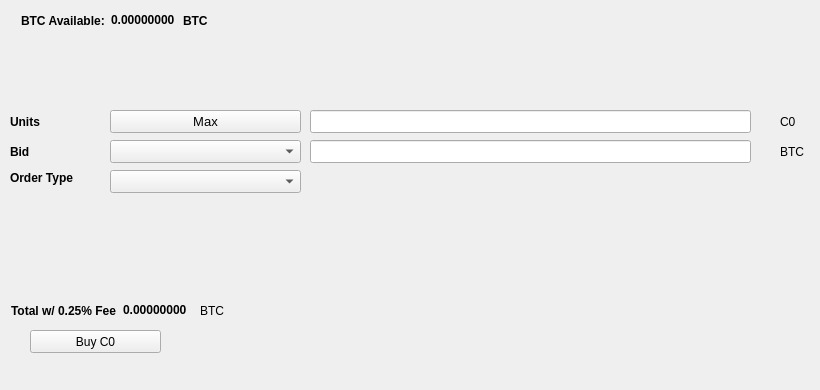
   <widget class="QWidget" name="BuyTab">
    <attribute name="title">
     <string>Buy</string>
    </attribute>
    <widget class="QPushButton" name="BuyC0">
     <property name="geometry">
      <rect>
       <x>30</x>
       <y>330</y>
       <width>131</width>
       <height>23</height>
      </rect>
     </property>
     <property name="text">
      <string>Buy C0</string>
     </property>
     <property name="icon">
      <iconset resource="../carbonzero.qrc">
       <normaloff>:/icons/bitcoin</normaloff>:/icons/bitcoin</iconset>
     </property>
    </widget>
    <widget class="QLabel" name="label_3">
     <property name="geometry">
      <rect>
       <x>10</x>
       <y>110</y>
       <width>46</width>
       <height>23</height>
      </rect>
     </property>
     <property name="font">
      <font>
       <weight>75</weight>
       <bold>true</bold>
      </font>
     </property>
     <property name="text">
      <string>Units</string>
     </property>
    </widget>
    <widget class="QLineEdit" name="UnitsInput">
     <property name="geometry">
      <rect>
       <x>310</x>
       <y>110</y>
       <width>441</width>
       <height>23</height>
      </rect>
     </property>
     <property name="font">
      <font>
       <pointsize>9</pointsize>
       <weight>75</weight>
       <bold>true</bold>
      </font>
     </property>
    </widget>
    <widget class="QLineEdit" name="BuyBidPriceEdit">
     <property name="geometry">
      <rect>
       <x>310</x>
       <y>140</y>
       <width>441</width>
       <height>23</height>
      </rect>
     </property>
     <property name="font">
      <font>
       <pointsize>9</pointsize>
       <weight>75</weight>
       <bold>true</bold>
      </font>
     </property>
    </widget>
    <widget class="QLabel" name="label_4">
     <property name="geometry">
      <rect>
       <x>780</x>
       <y>110</y>
       <width>31</width>
       <height>23</height>
      </rect>
     </property>
     <property name="text">
      <string>C0</string>
     </property>
    </widget>
    <widget class="QLabel" name="label_5">
     <property name="geometry">
      <rect>
       <x>780</x>
       <y>140</y>
       <width>31</width>
       <height>23</height>
      </rect>
     </property>
     <property name="text">
      <string>BTC</string>
     </property>
    </widget>
    <widget class="QLabel" name="label_6">
     <property name="geometry">
      <rect>
       <x>10</x>
       <y>140</y>
       <width>46</width>
       <height>23</height>
      </rect>
     </property>
     <property name="font">
      <font>
       <weight>75</weight>
       <bold>true</bold>
      </font>
     </property>
     <property name="text">
      <string>Bid</string>
     </property>
    </widget>
    <widget class="QLabel" name="label_7">
     <property name="geometry">
      <rect>
       <x>10</x>
       <y>170</y>
       <width>91</width>
       <height>16</height>
      </rect>
     </property>
     <property name="font">
      <font>
       <weight>75</weight>
       <bold>true</bold>
      </font>
     </property>
     <property name="text">
      <string>Order Type</string>
     </property>
    </widget>
    <widget class="QPushButton" name="Buy_Max_Amount">
     <property name="geometry">
      <rect>
       <x>110</x>
       <y>110</y>
       <width>191</width>
       <height>23</height>
      </rect>
     </property>
     <property name="font">
      <font>
       <pointsize>10</pointsize>
      </font>
     </property>
     <property name="text">
      <string>Max</string>
     </property>
    </widget>
    <widget class="QComboBox" name="BuyBidcomboBox">
     <property name="geometry">
      <rect>
       <x>110</x>
       <y>140</y>
       <width>191</width>
       <height>23</height>
      </rect>
     </property>
     <property name="font">
      <font>
       <pointsize>10</pointsize>
      </font>
     </property>
    </widget>
    <widget class="QComboBox" name="buyOrdertypeCombo">
     <property name="geometry">
      <rect>
       <x>110</x>
       <y>170</y>
       <width>191</width>
       <height>23</height>
      </rect>
     </property>
     <property name="font">
      <font>
       <pointsize>10</pointsize>
      </font>
     </property>
    </widget>
    <widget class="QWidget" name="layoutWidget1">
     <property name="geometry">
      <rect>
       <x>21</x>
       <y>11</y>
       <width>227</width>
       <height>19</height>
      </rect>
     </property>
     <layout class="QHBoxLayout" name="horizontalLayout_3">
      <item>
       <widget class="QLabel" name="label232">
        <property name="font">
         <font>
          <weight>75</weight>
          <bold>true</bold>
         </font>
        </property>
        <property name="text">
         <string>BTC Available:</string>
        </property>
       </widget>
      </item>
      <item>
       <widget class="QLabel" name="BtcAvailableLbl">
        <property name="palette">
         <palette>
          <active>
           <colorrole role="WindowText">
            <brush brushstyle="SolidPattern">
             <color alpha="255">
              <red>0</red>
              <green>0</green>
              <blue>0</blue>
             </color>
            </brush>
           </colorrole>
           <colorrole role="Button">
            <brush brushstyle="SolidPattern">
             <color alpha="255">
              <red>0</red>
              <green>170</green>
              <blue>0</blue>
             </color>
            </brush>
           </colorrole>
           <colorrole role="Light">
            <brush brushstyle="SolidPattern">
             <color alpha="255">
              <red>0</red>
              <green>255</green>
              <blue>0</blue>
             </color>
            </brush>
           </colorrole>
           <colorrole role="Midlight">
            <brush brushstyle="SolidPattern">
             <color alpha="255">
              <red>0</red>
              <green>212</green>
              <blue>0</blue>
             </color>
            </brush>
           </colorrole>
           <colorrole role="Dark">
            <brush brushstyle="SolidPattern">
             <color alpha="255">
              <red>0</red>
              <green>85</green>
              <blue>0</blue>
             </color>
            </brush>
           </colorrole>
           <colorrole role="Mid">
            <brush brushstyle="SolidPattern">
             <color alpha="255">
              <red>0</red>
              <green>113</green>
              <blue>0</blue>
             </color>
            </brush>
           </colorrole>
           <colorrole role="Text">
            <brush brushstyle="SolidPattern">
             <color alpha="255">
              <red>0</red>
              <green>170</green>
              <blue>0</blue>
             </color>
            </brush>
           </colorrole>
           <colorrole role="BrightText">
            <brush brushstyle="SolidPattern">
             <color alpha="255">
              <red>255</red>
              <green>255</green>
              <blue>255</blue>
             </color>
            </brush>
           </colorrole>
           <colorrole role="ButtonText">
            <brush brushstyle="SolidPattern">
             <color alpha="255">
              <red>0</red>
              <green>0</green>
              <blue>0</blue>
             </color>
            </brush>
           </colorrole>
           <colorrole role="Base">
            <brush brushstyle="SolidPattern">
             <color alpha="255">
              <red>255</red>
              <green>255</green>
              <blue>255</blue>
             </color>
            </brush>
           </colorrole>
           <colorrole role="Window">
            <brush brushstyle="SolidPattern">
             <color alpha="255">
              <red>0</red>
              <green>170</green>
              <blue>0</blue>
             </color>
            </brush>
           </colorrole>
           <colorrole role="Shadow">
            <brush brushstyle="SolidPattern">
             <color alpha="255">
              <red>0</red>
              <green>0</green>
              <blue>0</blue>
             </color>
            </brush>
           </colorrole>
           <colorrole role="AlternateBase">
            <brush brushstyle="SolidPattern">
             <color alpha="255">
              <red>127</red>
              <green>212</green>
              <blue>127</blue>
             </color>
            </brush>
           </colorrole>
           <colorrole role="ToolTipBase">
            <brush brushstyle="SolidPattern">
             <color alpha="255">
              <red>255</red>
              <green>255</green>
              <blue>220</blue>
             </color>
            </brush>
           </colorrole>
           <colorrole role="ToolTipText">
            <brush brushstyle="SolidPattern">
             <color alpha="255">
              <red>0</red>
              <green>0</green>
              <blue>0</blue>
             </color>
            </brush>
           </colorrole>
          </active>
          <inactive>
           <colorrole role="WindowText">
            <brush brushstyle="SolidPattern">
             <color alpha="255">
              <red>0</red>
              <green>0</green>
              <blue>0</blue>
             </color>
            </brush>
           </colorrole>
           <colorrole role="Button">
            <brush brushstyle="SolidPattern">
             <color alpha="255">
              <red>0</red>
              <green>170</green>
              <blue>0</blue>
             </color>
            </brush>
           </colorrole>
           <colorrole role="Light">
            <brush brushstyle="SolidPattern">
             <color alpha="255">
              <red>0</red>
              <green>255</green>
              <blue>0</blue>
             </color>
            </brush>
           </colorrole>
           <colorrole role="Midlight">
            <brush brushstyle="SolidPattern">
             <color alpha="255">
              <red>0</red>
              <green>212</green>
              <blue>0</blue>
             </color>
            </brush>
           </colorrole>
           <colorrole role="Dark">
            <brush brushstyle="SolidPattern">
             <color alpha="255">
              <red>0</red>
              <green>85</green>
              <blue>0</blue>
             </color>
            </brush>
           </colorrole>
           <colorrole role="Mid">
            <brush brushstyle="SolidPattern">
             <color alpha="255">
              <red>0</red>
              <green>113</green>
              <blue>0</blue>
             </color>
            </brush>
           </colorrole>
           <colorrole role="Text">
            <brush brushstyle="SolidPattern">
             <color alpha="255">
              <red>0</red>
              <green>170</green>
              <blue>0</blue>
             </color>
            </brush>
           </colorrole>
           <colorrole role="BrightText">
            <brush brushstyle="SolidPattern">
             <color alpha="255">
              <red>255</red>
              <green>255</green>
              <blue>255</blue>
             </color>
            </brush>
           </colorrole>
           <colorrole role="ButtonText">
            <brush brushstyle="SolidPattern">
             <color alpha="255">
              <red>0</red>
              <green>0</green>
              <blue>0</blue>
             </color>
            </brush>
           </colorrole>
           <colorrole role="Base">
            <brush brushstyle="SolidPattern">
             <color alpha="255">
              <red>255</red>
              <green>255</green>
              <blue>255</blue>
             </color>
            </brush>
           </colorrole>
           <colorrole role="Window">
            <brush brushstyle="SolidPattern">
             <color alpha="255">
              <red>0</red>
              <green>170</green>
              <blue>0</blue>
             </color>
            </brush>
           </colorrole>
           <colorrole role="Shadow">
            <brush brushstyle="SolidPattern">
             <color alpha="255">
              <red>0</red>
              <green>0</green>
              <blue>0</blue>
             </color>
            </brush>
           </colorrole>
           <colorrole role="AlternateBase">
            <brush brushstyle="SolidPattern">
             <color alpha="255">
              <red>127</red>
              <green>212</green>
              <blue>127</blue>
             </color>
            </brush>
           </colorrole>
           <colorrole role="ToolTipBase">
            <brush brushstyle="SolidPattern">
             <color alpha="255">
              <red>255</red>
              <green>255</green>
              <blue>220</blue>
             </color>
            </brush>
           </colorrole>
           <colorrole role="ToolTipText">
            <brush brushstyle="SolidPattern">
             <color alpha="255">
              <red>0</red>
              <green>0</green>
              <blue>0</blue>
             </color>
            </brush>
           </colorrole>
          </inactive>
          <disabled>
           <colorrole role="WindowText">
            <brush brushstyle="SolidPattern">
             <color alpha="255">
              <red>0</red>
              <green>85</green>
              <blue>0</blue>
             </color>
            </brush>
           </colorrole>
           <colorrole role="Button">
            <brush brushstyle="SolidPattern">
             <color alpha="255">
              <red>0</red>
              <green>170</green>
              <blue>0</blue>
             </color>
            </brush>
           </colorrole>
           <colorrole role="Light">
            <brush brushstyle="SolidPattern">
             <color alpha="255">
              <red>0</red>
              <green>255</green>
              <blue>0</blue>
             </color>
            </brush>
           </colorrole>
           <colorrole role="Midlight">
            <brush brushstyle="SolidPattern">
             <color alpha="255">
              <red>0</red>
              <green>212</green>
              <blue>0</blue>
             </color>
            </brush>
           </colorrole>
           <colorrole role="Dark">
            <brush brushstyle="SolidPattern">
             <color alpha="255">
              <red>0</red>
              <green>85</green>
              <blue>0</blue>
             </color>
            </brush>
           </colorrole>
           <colorrole role="Mid">
            <brush brushstyle="SolidPattern">
             <color alpha="255">
              <red>0</red>
              <green>113</green>
              <blue>0</blue>
             </color>
            </brush>
           </colorrole>
           <colorrole role="Text">
            <brush brushstyle="SolidPattern">
             <color alpha="255">
              <red>0</red>
              <green>85</green>
              <blue>0</blue>
             </color>
            </brush>
           </colorrole>
           <colorrole role="BrightText">
            <brush brushstyle="SolidPattern">
             <color alpha="255">
              <red>255</red>
              <green>255</green>
              <blue>255</blue>
             </color>
            </brush>
           </colorrole>
           <colorrole role="ButtonText">
            <brush brushstyle="SolidPattern">
             <color alpha="255">
              <red>0</red>
              <green>85</green>
              <blue>0</blue>
             </color>
            </brush>
           </colorrole>
           <colorrole role="Base">
            <brush brushstyle="SolidPattern">
             <color alpha="255">
              <red>0</red>
              <green>170</green>
              <blue>0</blue>
             </color>
            </brush>
           </colorrole>
           <colorrole role="Window">
            <brush brushstyle="SolidPattern">
             <color alpha="255">
              <red>0</red>
              <green>170</green>
              <blue>0</blue>
             </color>
            </brush>
           </colorrole>
           <colorrole role="Shadow">
            <brush brushstyle="SolidPattern">
             <color alpha="255">
              <red>0</red>
              <green>0</green>
              <blue>0</blue>
             </color>
            </brush>
           </colorrole>
           <colorrole role="AlternateBase">
            <brush brushstyle="SolidPattern">
             <color alpha="255">
              <red>0</red>
              <green>170</green>
              <blue>0</blue>
             </color>
            </brush>
           </colorrole>
           <colorrole role="ToolTipBase">
            <brush brushstyle="SolidPattern">
             <color alpha="255">
              <red>255</red>
              <green>255</green>
              <blue>220</blue>
             </color>
            </brush>
           </colorrole>
           <colorrole role="ToolTipText">
            <brush brushstyle="SolidPattern">
             <color alpha="255">
              <red>0</red>
              <green>0</green>
              <blue>0</blue>
             </color>
            </brush>
           </colorrole>
          </disabled>
         </palette>
        </property>
        <property name="font">
         <font>
          <weight>75</weight>
          <bold>true</bold>
         </font>
        </property>
        <property name="text">
         <string>0.00000000</string>
        </property>
        <property name="textInteractionFlags">
         <set>Qt::LinksAccessibleByMouse|Qt::TextSelectableByKeyboard|Qt::TextSelectableByMouse</set>
        </property>
       </widget>
      </item>
      <item>
       <widget class="QLabel" name="BtcAvailableLbl_2">
        <property name="font">
         <font>
          <weight>75</weight>
          <bold>true</bold>
         </font>
        </property>
        <property name="text">
         <string>BTC</string>
        </property>
       </widget>
      </item>
     </layout>
    </widget>
    <widget class="QWidget" name="layoutWidge2">
     <property name="geometry">
      <rect>
       <x>11</x>
       <y>301</y>
       <width>259</width>
       <height>19</height>
      </rect>
     </property>
     <layout class="QHBoxLayout" name="horizontalLayout_4">
      <item>
       <widget class="QLabel" name="label_9">
        <property name="font">
         <font>
          <weight>75</weight>
          <bold>true</bold>
         </font>
        </property>
        <property name="text">
         <string>Total w/ 0.25% Fee</string>
        </property>
       </widget>
      </item>
      <item>
       <widget class="QLabel" name="BuyCostLabel">
        <property name="palette">
         <palette>
          <active>
           <colorrole role="WindowText">
            <brush brushstyle="SolidPattern">
             <color alpha="255">
              <red>0</red>
              <green>0</green>
              <blue>0</blue>
             </color>
            </brush>
           </colorrole>
           <colorrole role="Button">
            <brush brushstyle="SolidPattern">
             <color alpha="255">
              <red>0</red>
              <green>170</green>
              <blue>0</blue>
             </color>
            </brush>
           </colorrole>
           <colorrole role="Light">
            <brush brushstyle="SolidPattern">
             <color alpha="255">
              <red>0</red>
              <green>255</green>
              <blue>0</blue>
             </color>
            </brush>
           </colorrole>
           <colorrole role="Midlight">
            <brush brushstyle="SolidPattern">
             <color alpha="255">
              <red>0</red>
              <green>212</green>
              <blue>0</blue>
             </color>
            </brush>
           </colorrole>
           <colorrole role="Dark">
            <brush brushstyle="SolidPattern">
             <color alpha="255">
              <red>0</red>
              <green>85</green>
              <blue>0</blue>
             </color>
            </brush>
           </colorrole>
           <colorrole role="Mid">
            <brush brushstyle="SolidPattern">
             <color alpha="255">
              <red>0</red>
              <green>113</green>
              <blue>0</blue>
             </color>
            </brush>
           </colorrole>
           <colorrole role="Text">
            <brush brushstyle="SolidPattern">
             <color alpha="255">
              <red>0</red>
              <green>170</green>
              <blue>0</blue>
             </color>
            </brush>
           </colorrole>
           <colorrole role="BrightText">
            <brush brushstyle="SolidPattern">
             <color alpha="255">
              <red>255</red>
              <green>255</green>
              <blue>255</blue>
             </color>
            </brush>
           </colorrole>
           <colorrole role="ButtonText">
            <brush brushstyle="SolidPattern">
             <color alpha="255">
              <red>0</red>
              <green>0</green>
              <blue>0</blue>
             </color>
            </brush>
           </colorrole>
           <colorrole role="Base">
            <brush brushstyle="SolidPattern">
             <color alpha="255">
              <red>255</red>
              <green>255</green>
              <blue>255</blue>
             </color>
            </brush>
           </colorrole>
           <colorrole role="Window">
            <brush brushstyle="SolidPattern">
             <color alpha="255">
              <red>0</red>
              <green>170</green>
              <blue>0</blue>
             </color>
            </brush>
           </colorrole>
           <colorrole role="Shadow">
            <brush brushstyle="SolidPattern">
             <color alpha="255">
              <red>0</red>
              <green>0</green>
              <blue>0</blue>
             </color>
            </brush>
           </colorrole>
           <colorrole role="AlternateBase">
            <brush brushstyle="SolidPattern">
             <color alpha="255">
              <red>127</red>
              <green>212</green>
              <blue>127</blue>
             </color>
            </brush>
           </colorrole>
           <colorrole role="ToolTipBase">
            <brush brushstyle="SolidPattern">
             <color alpha="255">
              <red>255</red>
              <green>255</green>
              <blue>220</blue>
             </color>
            </brush>
           </colorrole>
           <colorrole role="ToolTipText">
            <brush brushstyle="SolidPattern">
             <color alpha="255">
              <red>0</red>
              <green>0</green>
              <blue>0</blue>
             </color>
            </brush>
           </colorrole>
          </active>
          <inactive>
           <colorrole role="WindowText">
            <brush brushstyle="SolidPattern">
             <color alpha="255">
              <red>0</red>
              <green>0</green>
              <blue>0</blue>
             </color>
            </brush>
           </colorrole>
           <colorrole role="Button">
            <brush brushstyle="SolidPattern">
             <color alpha="255">
              <red>0</red>
              <green>170</green>
              <blue>0</blue>
             </color>
            </brush>
           </colorrole>
           <colorrole role="Light">
            <brush brushstyle="SolidPattern">
             <color alpha="255">
              <red>0</red>
              <green>255</green>
              <blue>0</blue>
             </color>
            </brush>
           </colorrole>
           <colorrole role="Midlight">
            <brush brushstyle="SolidPattern">
             <color alpha="255">
              <red>0</red>
              <green>212</green>
              <blue>0</blue>
             </color>
            </brush>
           </colorrole>
           <colorrole role="Dark">
            <brush brushstyle="SolidPattern">
             <color alpha="255">
              <red>0</red>
              <green>85</green>
              <blue>0</blue>
             </color>
            </brush>
           </colorrole>
           <colorrole role="Mid">
            <brush brushstyle="SolidPattern">
             <color alpha="255">
              <red>0</red>
              <green>113</green>
              <blue>0</blue>
             </color>
            </brush>
           </colorrole>
           <colorrole role="Text">
            <brush brushstyle="SolidPattern">
             <color alpha="255">
              <red>0</red>
              <green>170</green>
              <blue>0</blue>
             </color>
            </brush>
           </colorrole>
           <colorrole role="BrightText">
            <brush brushstyle="SolidPattern">
             <color alpha="255">
              <red>255</red>
              <green>255</green>
              <blue>255</blue>
             </color>
            </brush>
           </colorrole>
           <colorrole role="ButtonText">
            <brush brushstyle="SolidPattern">
             <color alpha="255">
              <red>0</red>
              <green>0</green>
              <blue>0</blue>
             </color>
            </brush>
           </colorrole>
           <colorrole role="Base">
            <brush brushstyle="SolidPattern">
             <color alpha="255">
              <red>255</red>
              <green>255</green>
              <blue>255</blue>
             </color>
            </brush>
           </colorrole>
           <colorrole role="Window">
            <brush brushstyle="SolidPattern">
             <color alpha="255">
              <red>0</red>
              <green>170</green>
              <blue>0</blue>
             </color>
            </brush>
           </colorrole>
           <colorrole role="Shadow">
            <brush brushstyle="SolidPattern">
             <color alpha="255">
              <red>0</red>
              <green>0</green>
              <blue>0</blue>
             </color>
            </brush>
           </colorrole>
           <colorrole role="AlternateBase">
            <brush brushstyle="SolidPattern">
             <color alpha="255">
              <red>127</red>
              <green>212</green>
              <blue>127</blue>
             </color>
            </brush>
           </colorrole>
           <colorrole role="ToolTipBase">
            <brush brushstyle="SolidPattern">
             <color alpha="255">
              <red>255</red>
              <green>255</green>
              <blue>220</blue>
             </color>
            </brush>
           </colorrole>
           <colorrole role="ToolTipText">
            <brush brushstyle="SolidPattern">
             <color alpha="255">
              <red>0</red>
              <green>0</green>
              <blue>0</blue>
             </color>
            </brush>
           </colorrole>
          </inactive>
          <disabled>
           <colorrole role="WindowText">
            <brush brushstyle="SolidPattern">
             <color alpha="255">
              <red>0</red>
              <green>85</green>
              <blue>0</blue>
             </color>
            </brush>
           </colorrole>
           <colorrole role="Button">
            <brush brushstyle="SolidPattern">
             <color alpha="255">
              <red>0</red>
              <green>170</green>
              <blue>0</blue>
             </color>
            </brush>
           </colorrole>
           <colorrole role="Light">
            <brush brushstyle="SolidPattern">
             <color alpha="255">
              <red>0</red>
              <green>255</green>
              <blue>0</blue>
             </color>
            </brush>
           </colorrole>
           <colorrole role="Midlight">
            <brush brushstyle="SolidPattern">
             <color alpha="255">
              <red>0</red>
              <green>212</green>
              <blue>0</blue>
             </color>
            </brush>
           </colorrole>
           <colorrole role="Dark">
            <brush brushstyle="SolidPattern">
             <color alpha="255">
              <red>0</red>
              <green>85</green>
              <blue>0</blue>
             </color>
            </brush>
           </colorrole>
           <colorrole role="Mid">
            <brush brushstyle="SolidPattern">
             <color alpha="255">
              <red>0</red>
              <green>113</green>
              <blue>0</blue>
             </color>
            </brush>
           </colorrole>
           <colorrole role="Text">
            <brush brushstyle="SolidPattern">
             <color alpha="255">
              <red>0</red>
              <green>85</green>
              <blue>0</blue>
             </color>
            </brush>
           </colorrole>
           <colorrole role="BrightText">
            <brush brushstyle="SolidPattern">
             <color alpha="255">
              <red>255</red>
              <green>255</green>
              <blue>255</blue>
             </color>
            </brush>
           </colorrole>
           <colorrole role="ButtonText">
            <brush brushstyle="SolidPattern">
             <color alpha="255">
              <red>0</red>
              <green>85</green>
              <blue>0</blue>
             </color>
            </brush>
           </colorrole>
           <colorrole role="Base">
            <brush brushstyle="SolidPattern">
             <color alpha="255">
              <red>0</red>
              <green>170</green>
              <blue>0</blue>
             </color>
            </brush>
           </colorrole>
           <colorrole role="Window">
            <brush brushstyle="SolidPattern">
             <color alpha="255">
              <red>0</red>
              <green>170</green>
              <blue>0</blue>
             </color>
            </brush>
           </colorrole>
           <colorrole role="Shadow">
            <brush brushstyle="SolidPattern">
             <color alpha="255">
              <red>0</red>
              <green>0</green>
              <blue>0</blue>
             </color>
            </brush>
           </colorrole>
           <colorrole role="AlternateBase">
            <brush brushstyle="SolidPattern">
             <color alpha="255">
              <red>0</red>
              <green>170</green>
              <blue>0</blue>
             </color>
            </brush>
           </colorrole>
           <colorrole role="ToolTipBase">
            <brush brushstyle="SolidPattern">
             <color alpha="255">
              <red>255</red>
              <green>255</green>
              <blue>220</blue>
             </color>
            </brush>
           </colorrole>
           <colorrole role="ToolTipText">
            <brush brushstyle="SolidPattern">
             <color alpha="255">
              <red>0</red>
              <green>0</green>
              <blue>0</blue>
             </color>
            </brush>
           </colorrole>
          </disabled>
         </palette>
        </property>
        <property name="font">
         <font>
          <weight>75</weight>
          <bold>true</bold>
         </font>
        </property>
        <property name="autoFillBackground">
         <bool>false</bool>
        </property>
        <property name="text">
         <string>0.00000000</string>
        </property>
        <property name="textInteractionFlags">
         <set>Qt::LinksAccessibleByMouse|Qt::TextSelectableByMouse</set>
        </property>
       </widget>
      </item>
      <item>
       <widget class="QLabel" name="label_10">
        <property name="font">
         <font>
          <weight>50</weight>
          <bold>false</bold>
         </font>
        </property>
        <property name="text">
         <string>BTC</string>
        </property>
       </widget>
      </item>
     </layout>
    </widget>
    <widget class="QLabel" name="label_24">
     <property name="geometry">
      <rect>
       <x>460</x>
       <y>300</y>
       <width>281</width>
       <height>81</height>
      </rect>
     </property>
     <property name="text">
      <string/>
     </property>
     <property name="pixmap">
      <pixmap>:/images/bittrex</pixmap>
     </property>
    </widget>
   </widget>
